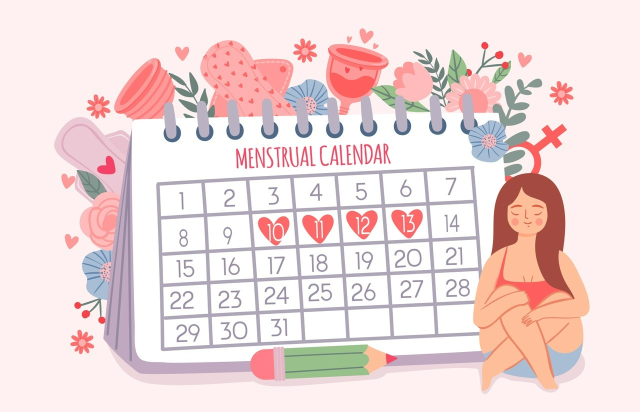
#> input picture foto_tubes.jpg, 1280 x 823 px (shown at 1/2 size)
$ python -i menu_utama.py   (imports and definitions only)
#> lines starting #> are read from the running program, lines starting #| are printed output that depends on the picture
import csv
import tkinter as tk
from tkinter import ttk, messagebox
from PIL import Image, ImageTk
import json
import insight
import webbrowser

def main_program():
    while True:
        try:
            file_path = "login_count.json"

            def load_data():
                try:
                    with open(file_path, "r") as file:
                        data = json.load(file)
                except FileNotFoundError:
                    data = {}
                return data

            def save_data(data):
                with open(file_path, "w") as file:
                    json.dump(data, file)

            data = load_data()

            if "login_count" in data:
                login_count = data["login_count"]
            else:
                login_count = 0

            login_count += 1

            data["login_count"] = login_count
            save_data(data)

            window_utama = tk.Tk()
            window_utama.configure(bg='lightpink')
            window_utama.geometry('750x750')
            window_utama.resizable(False, False)
            window_utama.title('Period Tracker')

            image = Image.open("foto_tubes.jpg")
#> image is the input picture: PIL image 1280x823 RGB; mean R, G, B 239.4, 218.9, 218.5
            resize_image = image.resize((600,400))
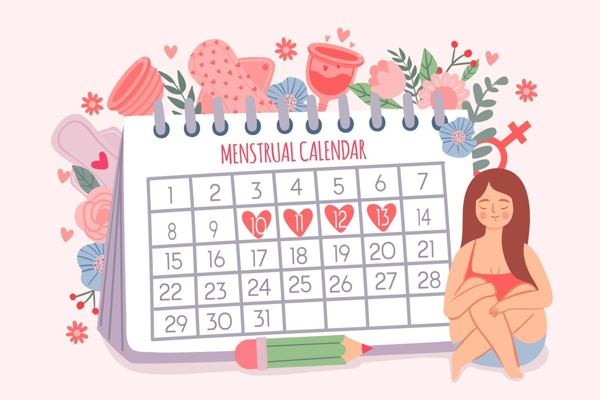
#> resize_image: PIL image 600x400 RGB; mean R, G, B 239.4, 218.8, 218.5
            foto = ImageTk.PhotoImage(resize_image)
            label_foto = tk.Label(window_utama, image=foto)
            label_foto.pack(pady=20)

            hasil1 = tk.StringVar()
            hasil2 = tk.StringVar()
            hasil3 = tk.StringVar()
            hasil4 = tk.StringVar()

            def inputinputan():
                if login_count == 1:
                    input_frame = ttk.Frame(window_utama)
                    input_frame.pack(fill='x', padx=70, expand=True)

                    label_tgl_terakhir_mens = ttk.Label(input_frame, text='Tanggal Terakhir Mens Kamu: (DD-MM-YYYY)')
                    label_tgl_terakhir_mens.pack(padx=10, pady=10, fill='x', expand=True)
                    entry_tgl_terakhir_mens = ttk.Entry(input_frame, textvariable=hasil1)
                    entry_tgl_terakhir_mens.pack(padx=10, pady=10, fill='x', expand=True)

                    label_ratarata = ttk.Label(input_frame, text='Rata-Rata Durasi Mens Kamu (Hari):')
                    label_ratarata.pack(padx=10, pady=10, fill='x', expand=True)
                    entry_ratarata = ttk.Entry(input_frame, textvariable=hasil2)
                    entry_ratarata.pack(padx=10, pady=10, fill='x', expand=True)

                    # [26 lines left out: functions simpan_data, cek1, cek2, hitung_mens, not called in this run]

                    button_next = ttk.Button(input_frame, text='Hitung', command=lambda: (hitung_mens(), cek1(), cek2()))
                    button_next.pack()

            inputinputan()

            # [248 lines left out: functions simpan_ke_csv, next_page, not called in this run]

            button_next = ttk.Button(window_utama, text='Next', command=next_page)
            button_next.pack(fill='x', pady=10, expand=True)

            window_utama.mainloop()
            break
        finally:
#> (the run stopped early here; a loop or call above may not have finished)
